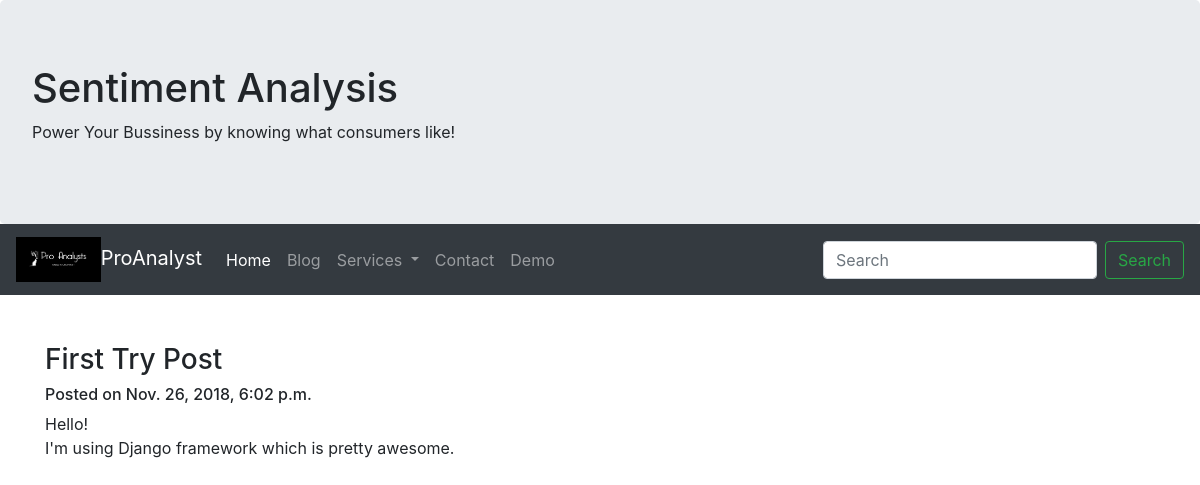
The page /blog/1 on the database its author committed.
### blog/models.py (models this page shows, shortened)
class Post(models.Model):
    title=models.CharField(max_length=140)
    body=models.TextField()
    date=models.DateTimeField()

### blog/templates/blog/post.html (shortened to what this page needs)
{% extends "aboutme/header.html" %}
{% block content %}
	<div class="container">
	<h3>{{post.title}}</h3>
	<h6>Posted on {{post.date}}</h6>
	{{post.body|safe|linebreaks}}
	</div>
{% endblock %}

### rows shown on the page
Post: title "First Try Post", date "Nov. 26, 2018, 6:02 p.m.", body "Hello! I'm using Django framework which is pretty awesome."
